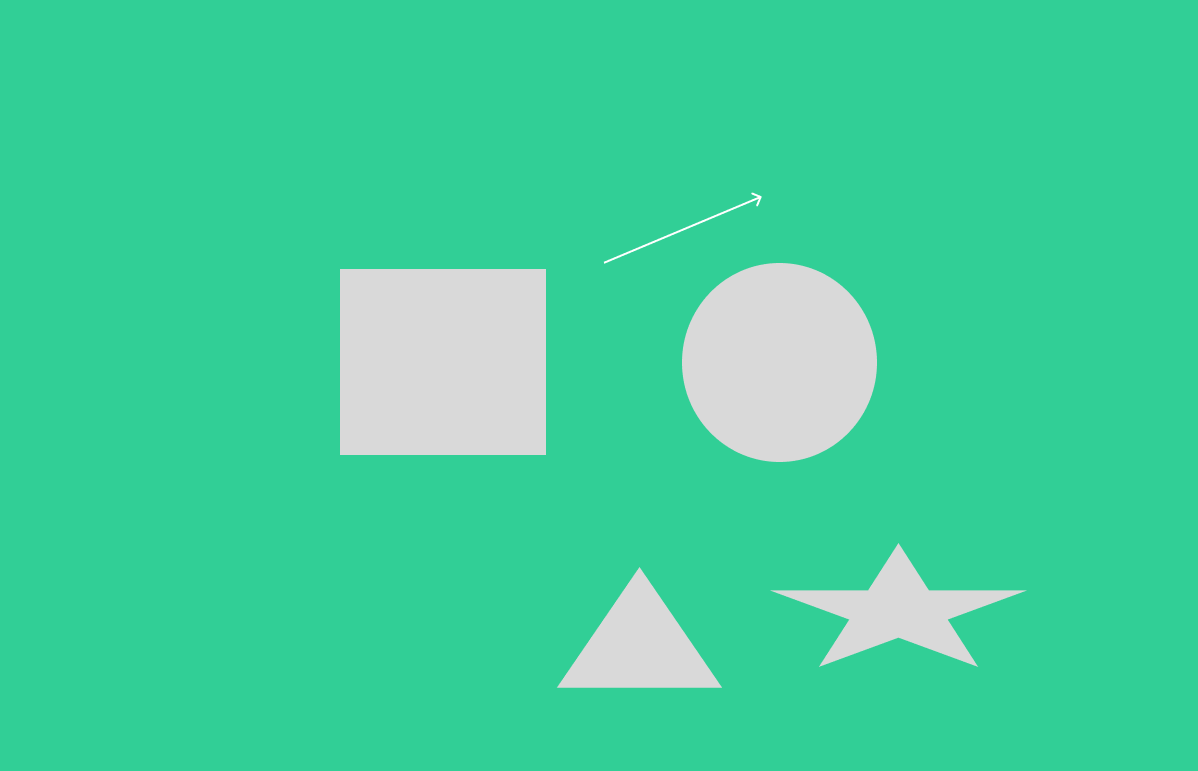
#> input picture different shapes.png, 1198 x 771 px
$ jupyter execute check_Circle.ipynb
#> lines starting #> are read from the running program, lines starting #| are printed output that depends on the picture; after the words box and inside, x2 and y2 are one past the last pixel; in counts of white or black regions, pixels touching at a corner belong together
[cell 1]
import cv2
import numpy as np

# Read image of planets
input = cv2.imread("different shapes.png")
#> input is the input picture: shape (771, 1198, 3); mean B, G, R 156.5, 208, 65.3

# Convert image to grayscale
gray_img = cv2.cvtColor(input, cv2.COLOR_BGR2GRAY)
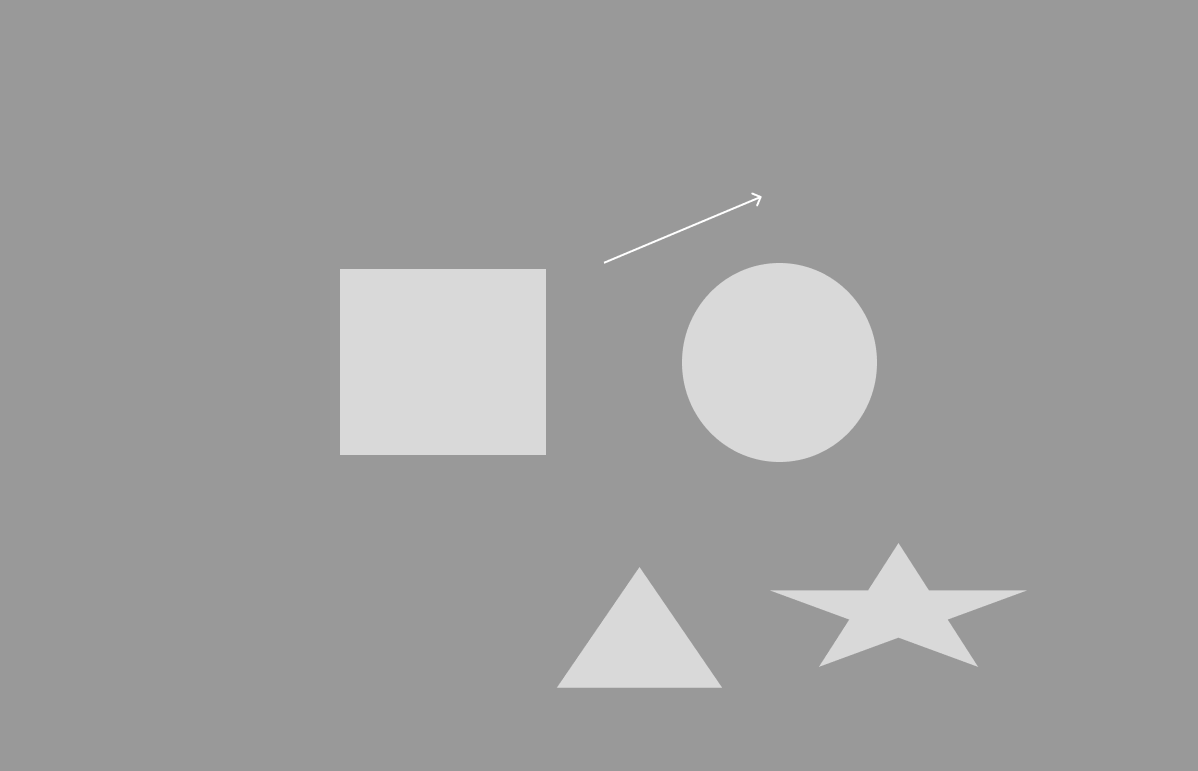
#> gray_img: shape (771, 1198); min 153, max 255, mean 159.2

# Apply median blur to the grayscale image
img = cv2.medianBlur(gray_img, 5)

# Convert blurred grayscale image back to BGR
cimg = cv2.cvtColor(img, cv2.COLOR_GRAY2BGR)


# - 1: the inverse ratio of the accumulator resolution to the image resolution
# - 120: minimum distance between the centers of detected circles
# - param1: higher threshold for the Canny edge detector
# - param2: threshold for center detection

circles = cv2.HoughCircles(img, cv2.HOUGH_GRADIENT, 1, 120, param1=100, param2=30, minRadius=0, maxRadius=0)
#> circles = [[779.5, 363.5, 97.7]]

# to check if if they are present in integer format
circles = np.uint16(np.around(circles))
#> circles = [[780, 364, 98]]

# Loop through each detected circle
for i in circles[0, : ] :

    cv2.circle(input, (i[0], i[1]), i[2], (0, 255, 0), 6)  # providing  cordinates of the circle


    cv2.circle(input, (i[0], i[1]), 2, (0, 0, 255), 3)
#> this loop made 1 pass
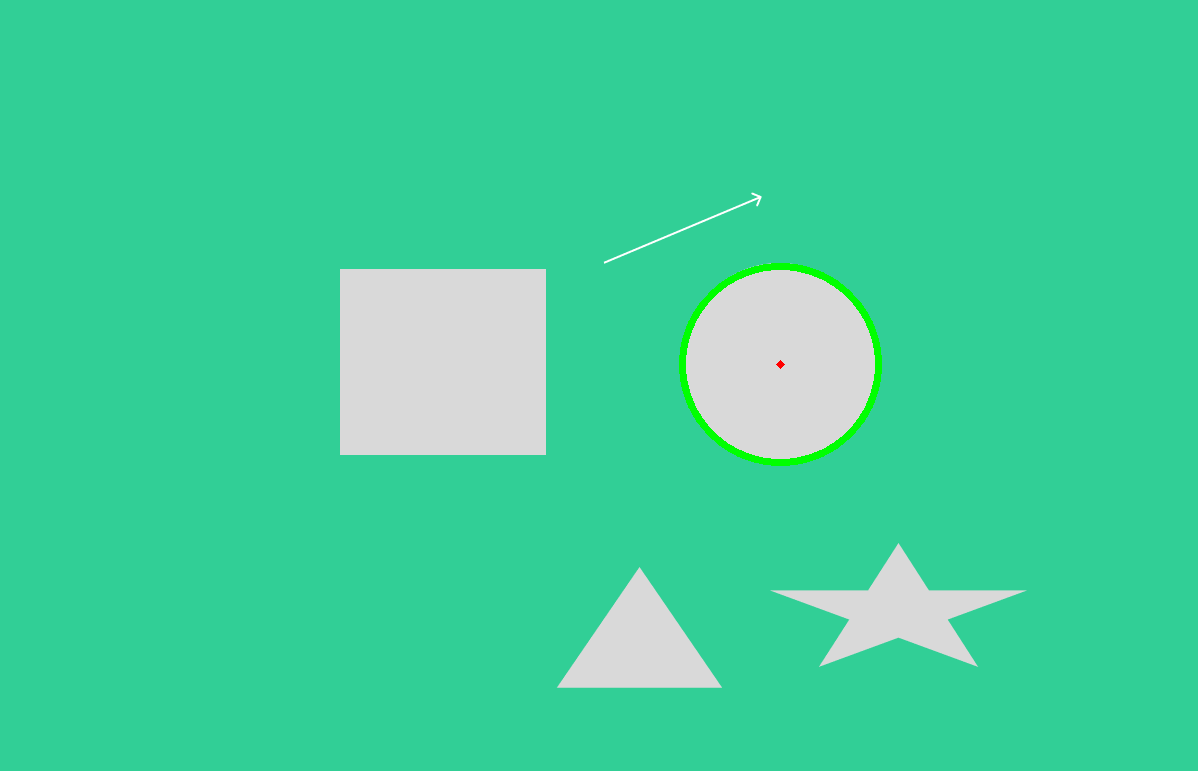
#> input: shape (771, 1198, 3); 0.47% of pixels changed, all inside (x1, y1, x2, y2) = (679, 263, 882, 466)

# Display image with detected circles
cv2.imshow("HoughCircles", input)

cv2.waitKey()

cv2.destroyAllWindows()
